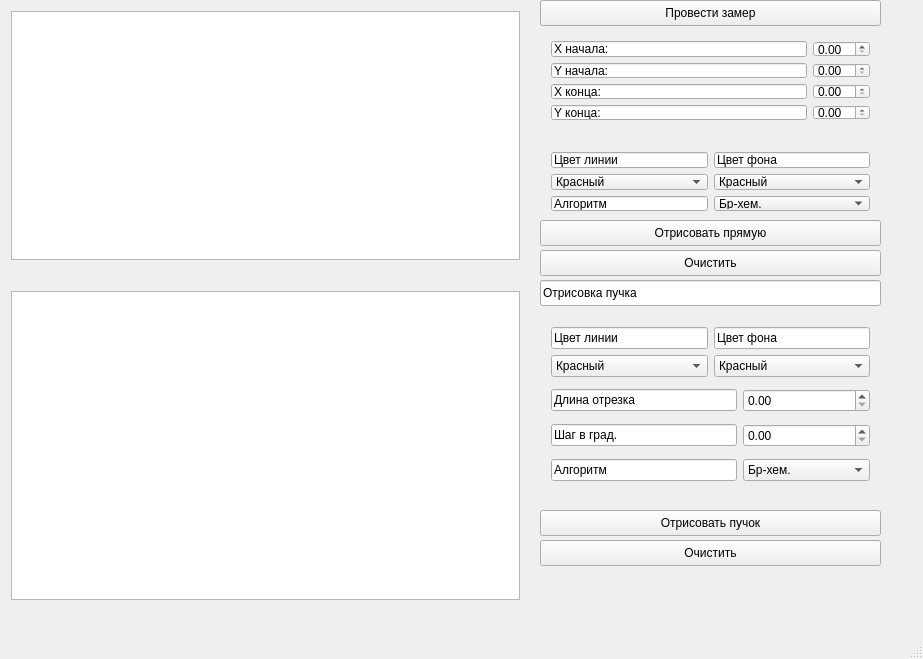
<?xml version="1.0" encoding="UTF-8"?>
<ui version="4.0">
 <class>MainWindow</class>
 <widget class="QMainWindow" name="MainWindow">
  <property name="geometry">
   <rect>
    <x>0</x>
    <y>0</y>
    <width>923</width>
    <height>659</height>
   </rect>
  </property>
  <property name="windowTitle">
   <string>MainWindow</string>
  </property>
  <widget class="QWidget" name="centralwidget">
   <widget class="QWidget" name="horizontalLayoutWidget">
    <property name="geometry">
     <rect>
      <x>0</x>
      <y>0</y>
      <width>531</width>
      <height>271</height>
     </rect>
    </property>
    <layout class="QHBoxLayout" name="chartLayout">
     <item>
      <widget class="QGraphicsView" name="graphicsView_2"/>
     </item>
    </layout>
   </widget>
   <widget class="QWidget" name="gridLayoutWidget">
    <property name="geometry">
     <rect>
      <x>540</x>
      <y>30</y>
      <width>341</width>
      <height>101</height>
     </rect>
    </property>
    <layout class="QGridLayout" name="gridLayout">
     <item row="1" column="1">
      <widget class="QDoubleSpinBox" name="doubleSpinBoxYStart"/>
     </item>
     <item row="0" column="1">
      <widget class="QDoubleSpinBox" name="doubleSpinBoxXStart"/>
     </item>
     <item row="2" column="1">
      <widget class="QDoubleSpinBox" name="doubleSpinBoxXEnd"/>
     </item>
     <item row="3" column="1">
      <widget class="QDoubleSpinBox" name="doubleSpinBoxYEnd"/>
     </item>
     <item row="3" column="0">
      <widget class="QLineEdit" name="lineEditYEnd">
       <property name="text">
        <string>Y конца:</string>
       </property>
      </widget>
     </item>
     <item row="2" column="0">
      <widget class="QLineEdit" name="lineEditXEnd">
       <property name="text">
        <string>X конца:</string>
       </property>
      </widget>
     </item>
     <item row="1" column="0">
      <widget class="QLineEdit" name="lineEditYStart">
       <property name="text">
        <string>Y начала:</string>
       </property>
      </widget>
     </item>
     <item row="0" column="0">
      <widget class="QLineEdit" name="lineEditXStart">
       <property name="text">
        <string>X начала:</string>
       </property>
      </widget>
     </item>
    </layout>
   </widget>
   <widget class="QWidget" name="gridLayoutWidget_2">
    <property name="geometry">
     <rect>
      <x>540</x>
      <y>141</y>
      <width>341</width>
      <height>81</height>
     </rect>
    </property>
    <layout class="QGridLayout" name="gridLayout_2">
     <item row="0" column="1">
      <widget class="QLineEdit" name="lineEdit_7">
       <property name="text">
        <string>Цвет фона</string>
       </property>
      </widget>
     </item>
     <item row="1" column="0">
      <widget class="QComboBox" name="comboBoxClr">
       <item>
        <property name="text">
         <string>Красный</string>
        </property>
       </item>
       <item>
        <property name="text">
         <string>Зеленый</string>
        </property>
       </item>
       <item>
        <property name="text">
         <string>Синий</string>
        </property>
       </item>
       <item>
        <property name="text">
         <string>Черный</string>
        </property>
       </item>
       <item>
        <property name="text">
         <string>Белый</string>
        </property>
       </item>
      </widget>
     </item>
     <item row="0" column="0">
      <widget class="QLineEdit" name="lineEdit_6">
       <property name="text">
        <string>Цвет линии</string>
       </property>
      </widget>
     </item>
     <item row="1" column="1">
      <widget class="QComboBox" name="comboBoxFon">
       <item>
        <property name="text">
         <string>Красный</string>
        </property>
       </item>
       <item>
        <property name="text">
         <string>Зеленый</string>
        </property>
       </item>
       <item>
        <property name="text">
         <string>Синий</string>
        </property>
       </item>
       <item>
        <property name="text">
         <string>Черный</string>
        </property>
       </item>
       <item>
        <property name="text">
         <string>Белый</string>
        </property>
       </item>
      </widget>
     </item>
     <item row="2" column="0">
      <widget class="QLineEdit" name="lineEditAlg_2">
       <property name="text">
        <string>Алгоритм</string>
       </property>
      </widget>
     </item>
     <item row="2" column="1">
      <widget class="QComboBox" name="comboBoxAlgos">
       <item>
        <property name="text">
         <string>Бр-хем.</string>
        </property>
       </item>
       <item>
        <property name="text">
         <string>Бр-хем. дейст.</string>
        </property>
       </item>
       <item>
        <property name="text">
         <string>Бр-хем. без ступ.</string>
        </property>
       </item>
       <item>
        <property name="text">
         <string>Алг-м. Ву.</string>
        </property>
       </item>
       <item>
        <property name="text">
         <string>Алг-м. ЦДА.</string>
        </property>
       </item>
       <item>
        <property name="text">
         <string/>
        </property>
       </item>
      </widget>
     </item>
    </layout>
   </widget>
   <widget class="QLineEdit" name="lineEdit_8">
    <property name="geometry">
     <rect>
      <x>540</x>
      <y>280</y>
      <width>341</width>
      <height>26</height>
     </rect>
    </property>
    <property name="text">
     <string>Отрисовка пучка</string>
    </property>
   </widget>
   <widget class="QWidget" name="gridLayoutWidget_3">
    <property name="geometry">
     <rect>
      <x>540</x>
      <y>310</y>
      <width>341</width>
      <height>192</height>
     </rect>
    </property>
    <layout class="QGridLayout" name="gridLayout_3">
     <item row="3" column="0">
      <widget class="QLineEdit" name="lineEditAlg">
       <property name="text">
        <string>Алгоритм</string>
       </property>
      </widget>
     </item>
     <item row="1" column="0">
      <widget class="QLineEdit" name="lineEditLen">
       <property name="text">
        <string>Длина отрезка</string>
       </property>
      </widget>
     </item>
     <item row="2" column="0">
      <widget class="QLineEdit" name="lineEditGrad">
       <property name="text">
        <string>Шаг в град.</string>
       </property>
      </widget>
     </item>
     <item row="3" column="1">
      <widget class="QComboBox" name="comboBoxAlgos_2">
       <item>
        <property name="text">
         <string>Бр-хем.</string>
        </property>
       </item>
       <item>
        <property name="text">
         <string>Бр-хем. дейст.</string>
        </property>
       </item>
       <item>
        <property name="text">
         <string>Бр-хем. без ступ.</string>
        </property>
       </item>
       <item>
        <property name="text">
         <string>Алг-м. Ву.</string>
        </property>
       </item>
       <item>
        <property name="text">
         <string>Алг-м. ЦДА.</string>
        </property>
       </item>
       <item>
        <property name="text">
         <string/>
        </property>
       </item>
       <item>
        <property name="text">
         <string/>
        </property>
       </item>
      </widget>
     </item>
     <item row="2" column="1">
      <widget class="QDoubleSpinBox" name="doubleSpinBoxGrad"/>
     </item>
     <item row="1" column="1">
      <widget class="QDoubleSpinBox" name="doubleSpinBoxLen"/>
     </item>
     <item row="0" column="0" colspan="2">
      <layout class="QGridLayout" name="gridLayout_5">
       <item row="1" column="1">
        <widget class="QComboBox" name="comboBoxFon_2">
         <item>
          <property name="text">
           <string>Красный</string>
          </property>
         </item>
         <item>
          <property name="text">
           <string>Зеленый</string>
          </property>
         </item>
         <item>
          <property name="text">
           <string>Синий</string>
          </property>
         </item>
         <item>
          <property name="text">
           <string>Черный</string>
          </property>
         </item>
         <item>
          <property name="text">
           <string>Белый</string>
          </property>
         </item>
        </widget>
       </item>
       <item row="1" column="0">
        <widget class="QComboBox" name="comboBoxClr_2">
         <item>
          <property name="text">
           <string>Красный</string>
          </property>
         </item>
         <item>
          <property name="text">
           <string>Зеленый</string>
          </property>
         </item>
         <item>
          <property name="text">
           <string>Синий</string>
          </property>
         </item>
         <item>
          <property name="text">
           <string>Черный</string>
          </property>
         </item>
         <item>
          <property name="text">
           <string>Белый</string>
          </property>
         </item>
        </widget>
       </item>
       <item row="0" column="0">
        <widget class="QLineEdit" name="lineEdit_9">
         <property name="text">
          <string>Цвет линии</string>
         </property>
        </widget>
       </item>
       <item row="0" column="1">
        <widget class="QLineEdit" name="lineEdit_10">
         <property name="text">
          <string>Цвет фона</string>
         </property>
        </widget>
       </item>
      </layout>
     </item>
    </layout>
   </widget>
   <widget class="QWidget" name="gridLayoutWidget_4">
    <property name="geometry">
     <rect>
      <x>0</x>
      <y>280</y>
      <width>531</width>
      <height>331</height>
     </rect>
    </property>
    <layout class="QGridLayout" name="gridLayout_4">
     <item row="1" column="0">
      <widget class="QGraphicsView" name="graphicsView"/>
     </item>
    </layout>
   </widget>
   <widget class="QPushButton" name="pushButtonBunch">
    <property name="geometry">
     <rect>
      <x>540</x>
      <y>510</y>
      <width>341</width>
      <height>26</height>
     </rect>
    </property>
    <property name="text">
     <string>Отрисовать пучок</string>
    </property>
   </widget>
   <widget class="QPushButton" name="pushButtonClr">
    <property name="geometry">
     <rect>
      <x>540</x>
      <y>250</y>
      <width>341</width>
      <height>26</height>
     </rect>
    </property>
    <property name="text">
     <string>Очистить</string>
    </property>
   </widget>
   <widget class="QPushButton" name="pushButtonClr_2">
    <property name="geometry">
     <rect>
      <x>540</x>
      <y>540</y>
      <width>341</width>
      <height>26</height>
     </rect>
    </property>
    <property name="text">
     <string>Очистить</string>
    </property>
   </widget>
   <widget class="QPushButton" name="drawHistogram">
    <property name="geometry">
     <rect>
      <x>540</x>
      <y>0</y>
      <width>341</width>
      <height>26</height>
     </rect>
    </property>
    <property name="text">
     <string>Провести замер</string>
    </property>
   </widget>
   <widget class="QPushButton" name="pushButtonLine">
    <property name="geometry">
     <rect>
      <x>540</x>
      <y>220</y>
      <width>341</width>
      <height>26</height>
     </rect>
    </property>
    <property name="text">
     <string>Отрисовать прямую</string>
    </property>
   </widget>
   <zorder>pushButtonClr_2</zorder>
   <zorder>horizontalLayoutWidget</zorder>
   <zorder>gridLayoutWidget</zorder>
   <zorder>gridLayoutWidget_2</zorder>
   <zorder>lineEdit_8</zorder>
   <zorder>gridLayoutWidget_3</zorder>
   <zorder>gridLayoutWidget_4</zorder>
   <zorder>pushButtonBunch</zorder>
   <zorder>pushButtonClr</zorder>
   <zorder>drawHistogram</zorder>
   <zorder>pushButtonLine</zorder>
  </widget>
  <widget class="QMenuBar" name="menubar">
   <property name="geometry">
    <rect>
     <x>0</x>
     <y>0</y>
     <width>923</width>
     <height>23</height>
    </rect>
   </property>
  </widget>
  <widget class="QStatusBar" name="statusbar"/>
 </widget>
 <layoutdefault spacing="6" margin="11"/>
 <resources/>
 <connections/>
</ui>
